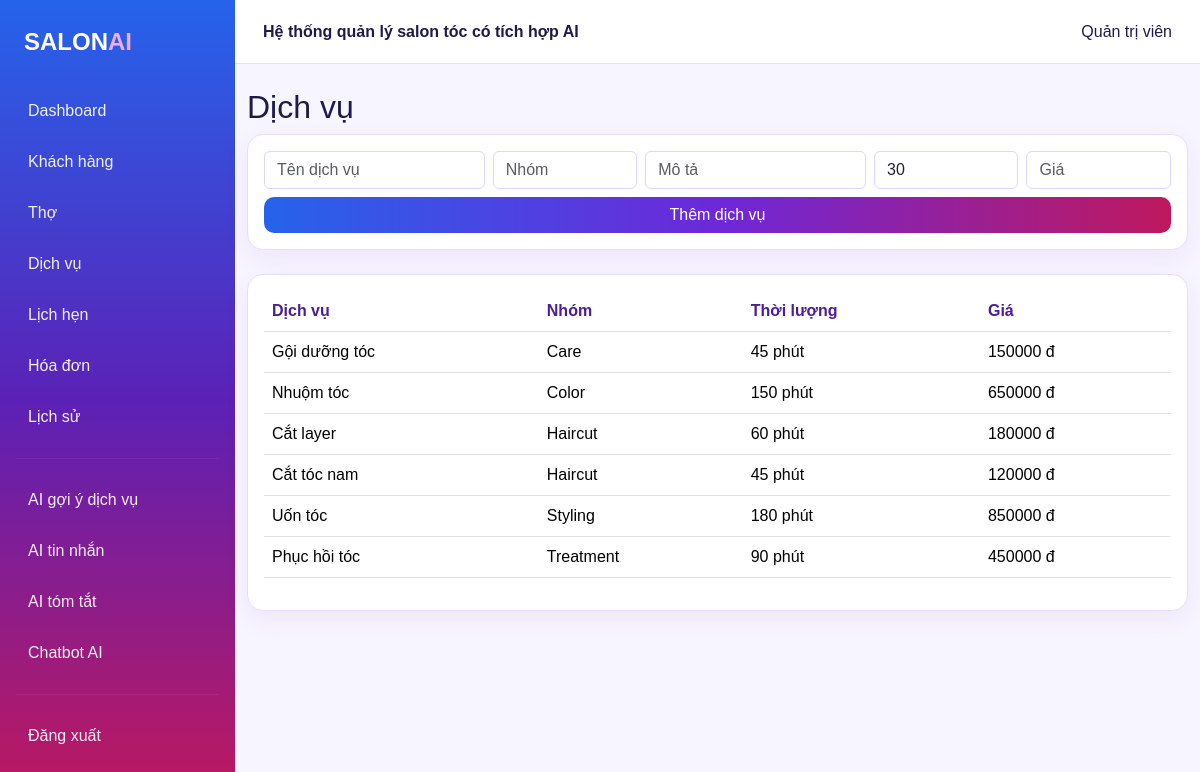
The app's page /services (signed in) with its own data.
### tables this page shows
CREATE TABLE users (
            id INTEGER PRIMARY KEY AUTOINCREMENT,
            username TEXT UNIQUE NOT NULL,
            password_hash TEXT NOT NULL,
            full_name TEXT NOT NULL,
            role TEXT NOT NULL DEFAULT 'receptionist',
            created_at TEXT DEFAULT CURRENT_TIMESTAMP
        );

CREATE TABLE services (
            id INTEGER PRIMARY KEY AUTOINCREMENT,
            name TEXT NOT NULL,
            category TEXT,
            description TEXT,
            duration_minutes INTEGER NOT NULL DEFAULT 30,
            price REAL NOT NULL DEFAULT 0,
            status TEXT DEFAULT 'active',
            created_at TEXT DEFAULT CURRENT_TIMESTAMP
        );

### app.py (the view, shortened to what this page needs)
@app.route("/services", methods=["GET", "POST"])
@login_required
def services():
    return render_template("services.html", services=database.list_services())

### app.py (called while the page is built)
def login_required(view):
    @wraps(view)
    def wrapper(*args, **kwargs):
        if "user_id" not in session:
            return redirect(url_for("login", next=request.path))
        return view(*args, **kwargs)
    return wrapper

def is_admin():
    return session.get("role") == "admin"

def is_receptionist():
    return session.get("role") == "receptionist"

def is_barber():
    return session.get("role") == "barber"

@app.context_processor
def inject_globals():
    return {
        "current_user": database.get_user(session["user_id"]) if session.get("user_id") else None,
        "is_admin": is_admin(),
        "is_receptionist": is_receptionist(),
        "is_barber": is_barber(),
        "now": datetime.now(),
    }

### database.py (called while the page is built)
def get_db_connection():
    conn = sqlite3.connect(DB_PATH)
    conn.row_factory = sqlite3.Row
    conn.execute("PRAGMA foreign_keys = ON")
    return conn

def get_user(user_id):
    conn = get_db_connection()
    row = conn.execute("SELECT * FROM users WHERE id=?", (user_id,)).fetchone()
    conn.close()
    return dict(row) if row else None

def list_services(active_only=False):
    conn=get_db_connection()
    sql="SELECT * FROM services"
    params=[]
    if active_only:
        sql += " WHERE status='active'"
    sql += " ORDER BY category,name"
    rows=conn.execute(sql,params).fetchall(); conn.close(); return [dict(r) for r in rows]

### templates/services.html
{% extends 'base.html' %}
{% block content %}
<h2>Dịch vụ</h2>
<form class="card p-3 mb-4" method="post">
  <div class="row g-2">
    <div class="col-md-3">
      <input name="name" class="form-control" placeholder="Tên dịch vụ" required>
    </div>
    <div class="col-md-2">
      <input name="category" class="form-control" placeholder="Nhóm">
    </div>
    <div class="col-md-3">
      <input name="description" class="form-control" placeholder="Mô tả">
    </div>
    <div class="col-md-2">
      <input name="duration_minutes" class="form-control" type="number" placeholder="Phút" value="30">
    </div>
    <div class="col-md-2">
      <input name="price" class="form-control" type="number" step="1000" placeholder="Giá">
    </div>
  </div>
  <button class="btn btn-primary mt-2">Thêm dịch vụ</button>
</form>
<div class="card p-3">
  <table class="table">
    <thead>
      <tr>
        <th>Dịch vụ</th>
        <th>Nhóm</th>
        <th>Thời lượng</th>
        <th>Giá</th>
      </tr>
    </thead>
    <tbody>
      {% for s in services %}
        <tr>
          <td>{{ s.name }}</td>
          <td>{{ s.category }}</td>
          <td>{{ s.duration_minutes }} phút</td>
          <td>{{ '%.0f'|format(s.price) }} đ</td>
        </tr>
      {% endfor %}
    </tbody>
  </table>
</div>
{% endblock %}

### templates/base.html (shortened to what this page needs)
<!doctype html>
<html lang="vi">
<head>
  <link href="https://cdn.jsdelivr.net/npm/bootstrap@5.3.3/dist/css/bootstrap.min.css" rel="stylesheet">
  <link rel="stylesheet" href="{{ url_for('static', filename='css/style.css') }}">
</head>
<body>
<div class="layout">
  <aside class="sidebar">
    <div class="brand">SALON<span>AI</span></div>
    <a href="{{ url_for('dashboard') }}">Dashboard</a>
    <a href="{{ url_for('customers') }}">Khách hàng</a>
    {% if is_admin or is_receptionist %}<a href="{{ url_for('barbers') }}">Thợ</a>{% endif %}
    <a href="{{ url_for('services') }}">Dịch vụ</a>
    <a href="{{ url_for('appointments') }}">Lịch hẹn</a>
    {% if is_admin or is_receptionist %}<a href="{{ url_for('invoices') }}">Hóa đơn</a>{% endif %}
    <a href="{{ url_for('history') }}">Lịch sử</a>
    <hr>
    <a href="{{ url_for('ai_recommendation_page') }}">AI gợi ý dịch vụ</a>
    <a href="{{ url_for('ai_message_page') }}">AI tin nhắn</a>
    <a href="{{ url_for('ai_summary_page') }}">AI tóm tắt</a>
    <a href="{{ url_for('chat_page') }}">Chatbot AI</a>
    <hr>
    <a href="{{ url_for('logout') }}">Đăng xuất</a>
  </aside>
  <main class="main">
    <header class="topbar"><div><strong>Hệ thống quản lý salon tóc có tích hợp AI</strong></div><div>{{ current_user.full_name if current_user else '' }}</div></header>
    <div class="container-fluid py-4">
      {% block content %}{% endblock %}
    </div>
  </main>
</div>
</body>
</html>

### static/css/style.css (style rules this page uses)
* { box-sizing: border-box; }
body { margin: 0; background: #f7f5ff; color: #1e1b4b; font-family: Arial, sans-serif; }
.layout { display: flex; min-height: 100vh; }
.sidebar { width: 235px; min-height: 100vh; position: fixed; left: 0; top: 0; padding: 24px 16px; color: #fff; background: linear-gradient( 180deg, #2563eb 0%, #5b21b6 50%, #be185d 100% ); }
.sidebar .brand { font-size: 24px; font-weight: 800; margin-bottom: 28px; padding: 0 8px; }
.sidebar .brand span { color: #f0abfc; }
.sidebar a { display: block; padding: 11px 12px; margin-bottom: 5px; border-radius: 10px; color: rgba(255, 255, 255, 0.92); text-decoration: none; transition: 0.2s; }
.sidebar hr { margin: 18px 0; border: 0; border-top: 1px solid rgba(255,255,255,0.2); }
.main { width: calc(100% - 235px); margin-left: 235px; min-height: 100vh; }
.topbar { height: 64px; padding: 0 28px; display: flex; align-items: center; justify-content: space-between; background: #fff; border-bottom: 1px solid #eadcff; }
.card { background: #fff; border: 1px solid #eadcff; border-radius: 16px; box-shadow: 0 8px 25px rgba(109, 40, 217, 0.07); }
.btn-primary { border: 0; color: #fff; background: linear-gradient( 90deg, #2563eb, #6d28d9, #be185d ); border-radius: 10px; transition: 0.2s; }
a { color: #6d28d9; }
.table { vertical-align: middle; }
.table thead { background: #f3e8ff; }
.table th { color: #4c1d95; }
input, select, textarea { border-color: #ddd6fe !important; }

### records on screen
users: full_name "Quản trị viên"
services: name "Gội dưỡng tóc", category "Care", duration_minutes "45", price "150000"
services: name "Nhuộm tóc", category "Color", duration_minutes "150", price "650000"
services: name "Cắt layer", category "Haircut", duration_minutes "60", price "180000"
services: name "Cắt tóc nam", category "Haircut", duration_minutes "45", price "120000"
services: name "Uốn tóc", category "Styling", duration_minutes "180", price "850000"
services: name "Phục hồi tóc", category "Treatment", duration_minutes "90", price "450000"
